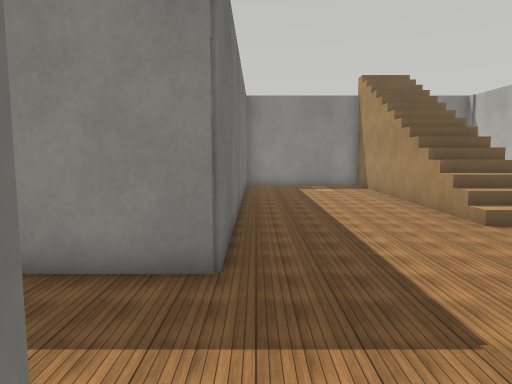
View 1 (above)

23 first-person views from a walk through a Webots world. The camera is 0.9 m above the floor, tilts 6° down and sees 70° across. The floor is counted in squares, 0.5 m on a side. Each view is taken from the middle of a square. On the plan, view 1 faces up. The plan holds only what a view shows up to about 18 squares ahead; the rest is blank. The place goes on beyond the plan. Webots' stock objects and surfaces are drawn as simple stand-ins. Door leaves are left out.

View 2
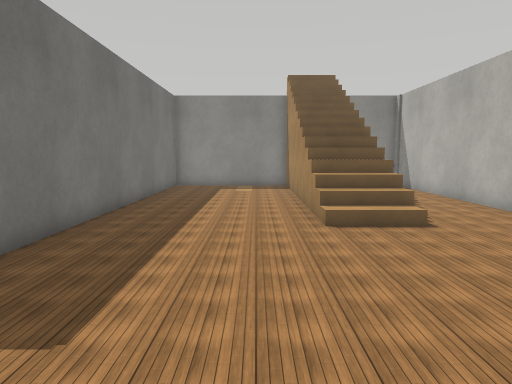

View 3
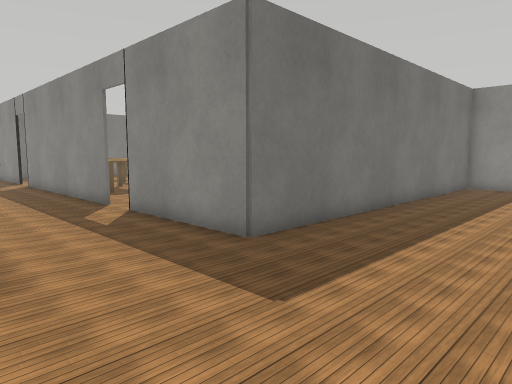

View 4
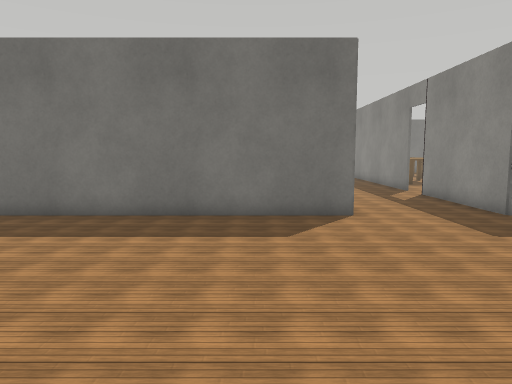

View 5
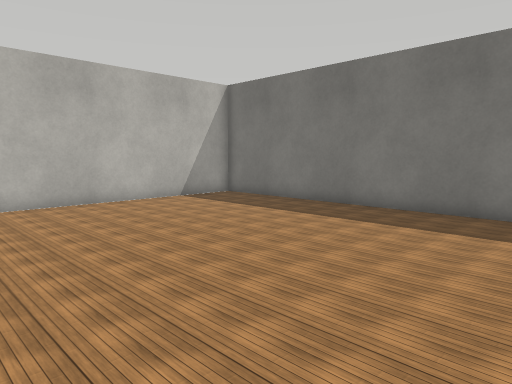

View 6
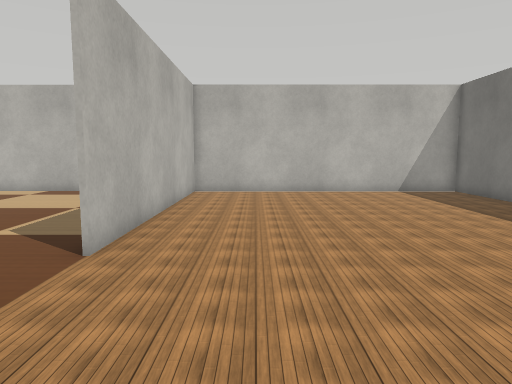

View 7
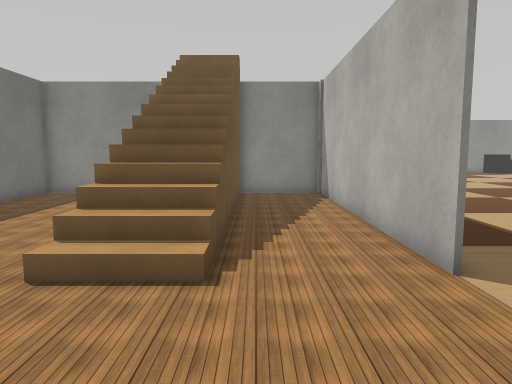

View 8
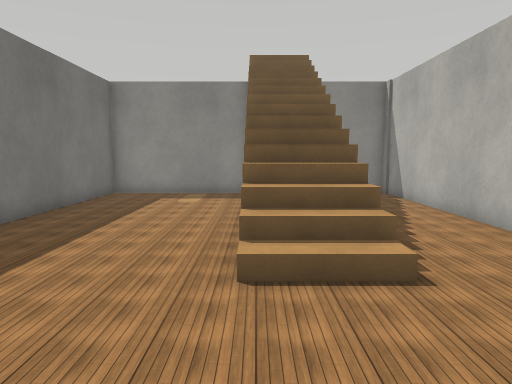

View 9
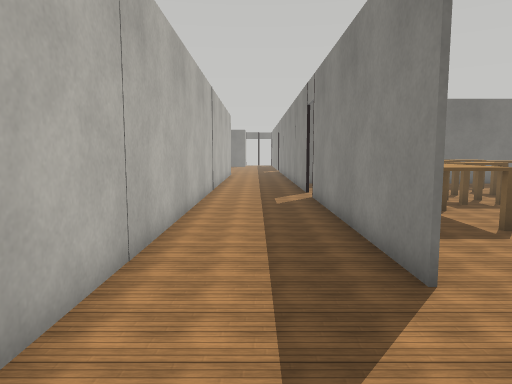

View 10
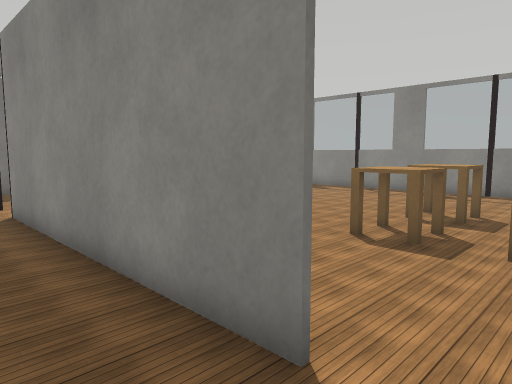

View 11
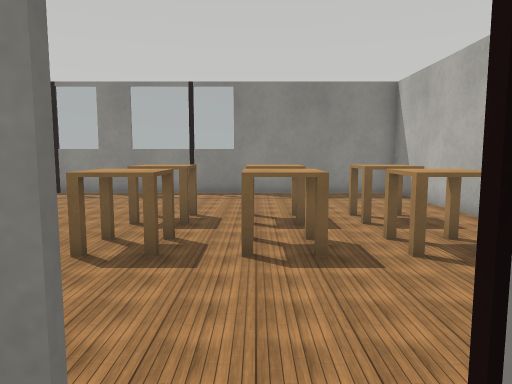

View 12
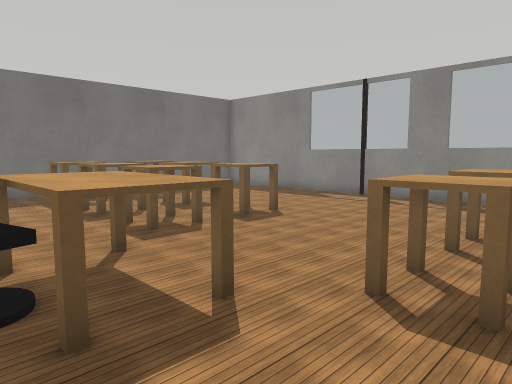

View 13
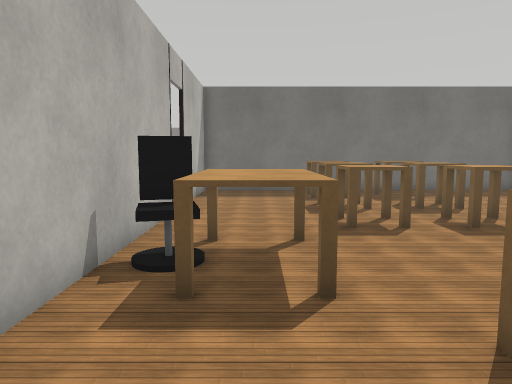

View 14
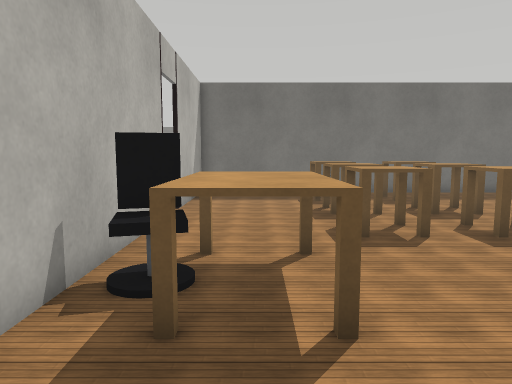

View 15
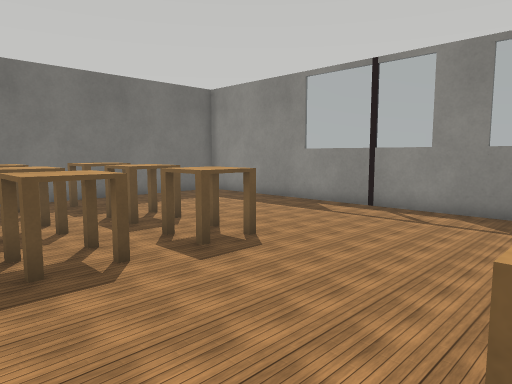

View 16
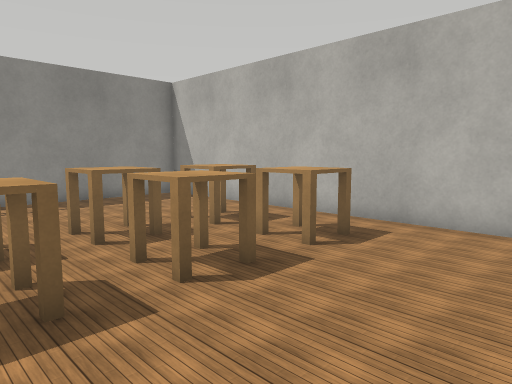

View 17
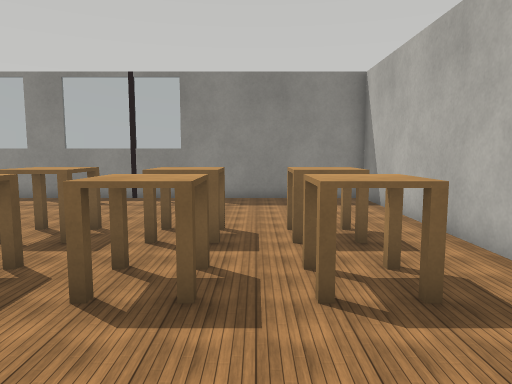

View 18
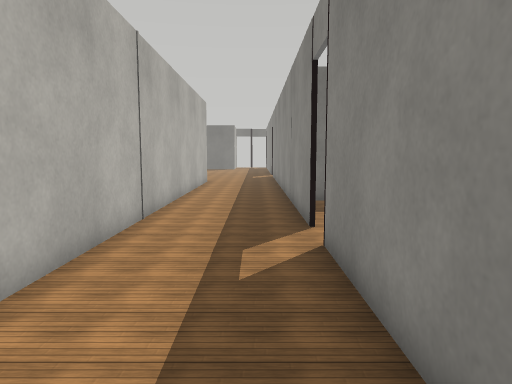

View 19
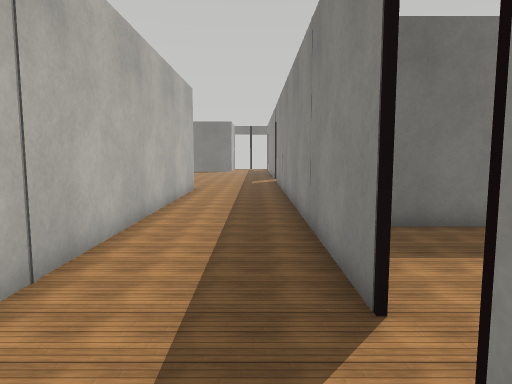

View 20
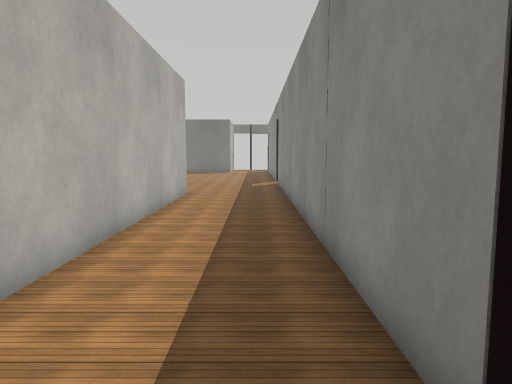

View 21
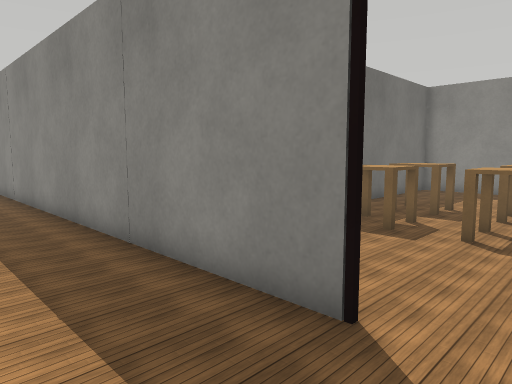

View 22
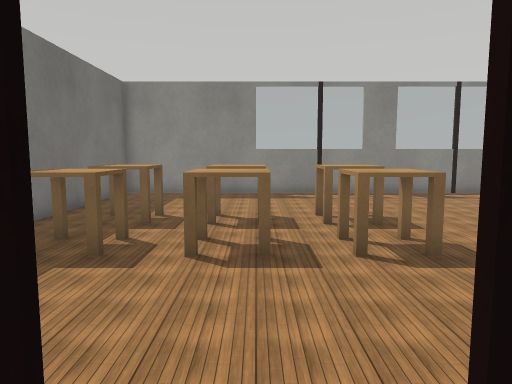

View 23
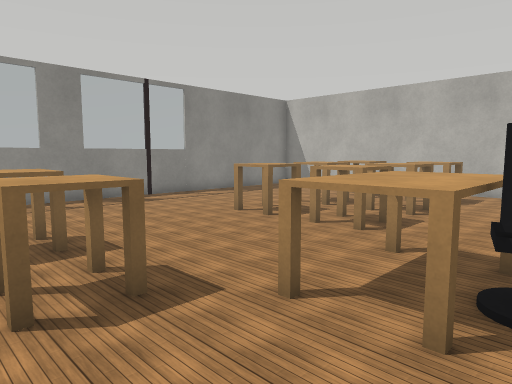

### Floor plan
Points are (right, up) in squares from view 1. A wall is a line through its corners. A room is listed if a view was taken in it or the views show most of it. See-through windows are left out.
Room 1 (views 1, 2, 3, 4, 5, 6, 7, 8, 9, 10, 11, 18, 19, 20, 21, 22)
walls: (-0.5, 0.9) (-0.5, -14.4) (11.9, -14.4) (11.9, -3.2); (-7.7, 5.3) (-18.1, 5.3); (11.9, 9.2) (11.9, 20.7) (8.5, 20.7); (-0.5, 20.8) (-0.5, 5.3) (-6.1, 5.3); (5.5, 20.7) (-1, 20.7); (-19.9, 5.3) (-35.5, 5.3); (-34.6, 0.9) (-5.9, 0.9)
ways out: open door at (-19, 5) to room 2; open door at (-7, 5) to room 2; opening at (7, 21)
objects: stairs (8, 10) to (8, 20)
Room 2 (views 12, 13, 14, 15, 16, 17, 23)
walls: (-18.1, 5.5) (-10.5, 5.5); (-0.7, 7.5) (-0.7, 20.8); (-1, 20.7) (-24.9, 20.7) (-24.9, 5.5) (-19.9, 5.5)
ways out: open door at (-19, 5) to room 1; open door at (-7, 5) to room 1
objects: table (-23, 10) to (-22, 12); table (-23, 13) to (-22, 15); table (-20, 10) to (-19, 12); table (-20, 13) to (-19, 15); table (-17, 10) to (-16, 12); table (-17, 13) to (-16, 15); table (-15, 7) to (-11, 9); office chair (-14, 6) to (-13, 7); table (-10, 10) to (-9, 12); table (-10, 13) to (-9, 15); table (-7, 10) to (-6, 12); table (-7, 13) to (-6, 15); table (-4, 10) to (-3, 12); table (-4, 13) to (-3, 15)

Positions as (right, up) in squares from view 1, and headings:
1: (0, 0), facing up
2: (4, 0), facing up
3: (5, 0), facing up-left
4: (10, -2), facing left
5: (11, -1), facing down-left
6: (9, 3), facing down
7: (9, 4), facing up
8: (6, 4), facing up
9: (-3, 3), facing left
10: (-6, 3), facing up-left
11: (-7, 4), facing up
12: (-8, 6), facing up-left
13: (-7, 8), facing left
14: (-8, 8), facing left
15: (-10, 9), facing up-left
16: (-10, 6), facing up-right
17: (-5, 6), facing up
18: (-11, 4), facing left
19: (-16, 4), facing left
20: (-18, 4), facing left
21: (-18, 2), facing up-left
22: (-19, 4), facing up
23: (-18, 6), facing up-right
